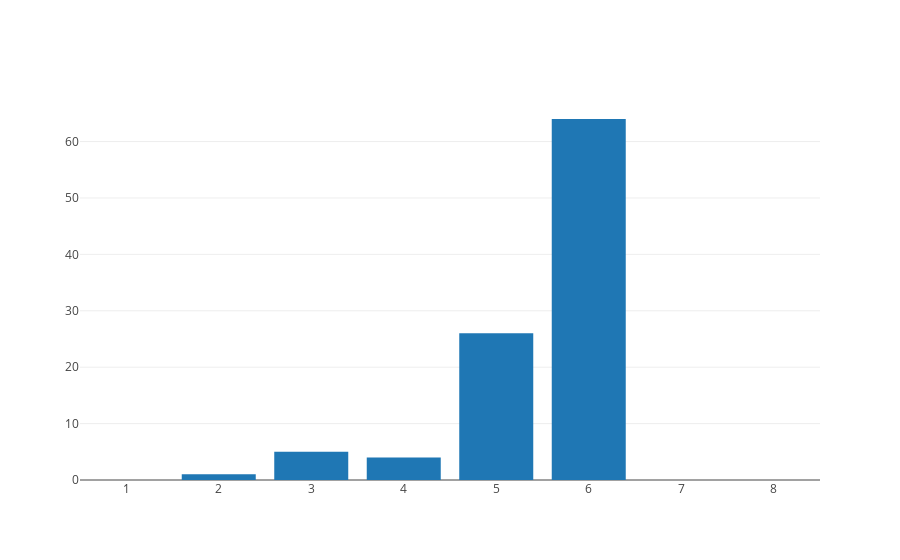

The notebook cell this image was saved under:
### Code cell
#LRI automata

position = 1
depth = 0
score = [0]*8
permutation = getPermutation()

for i in range(0, 100):
    score[position] += 1
    thisStrength = strength(position)
    if thisStrength < MIN_STRENGTH:
        if random.random() < 0.5:
            if depth == 0:
                position = updatePosition(position)
            else:
                depth -= 1
    else:
        if depth < MAX_DEPTH:
            depth += 1
    
iplot(getData([1, 2, 3, 4, 5, 6, 7, 8], score))

### Figure 1 — Plotly figure (JSON) as saved in the notebook; plotly's stock layout.template omitted (floating-point values rounded to 4 significant figures)
{"data": [{"type": "bar", "x": [1, 2, 3, 4, 5, 6, 7, 8], "y": [0, 1, 5, 4, 26, 64, 0, 0]}], "layout": {}}
